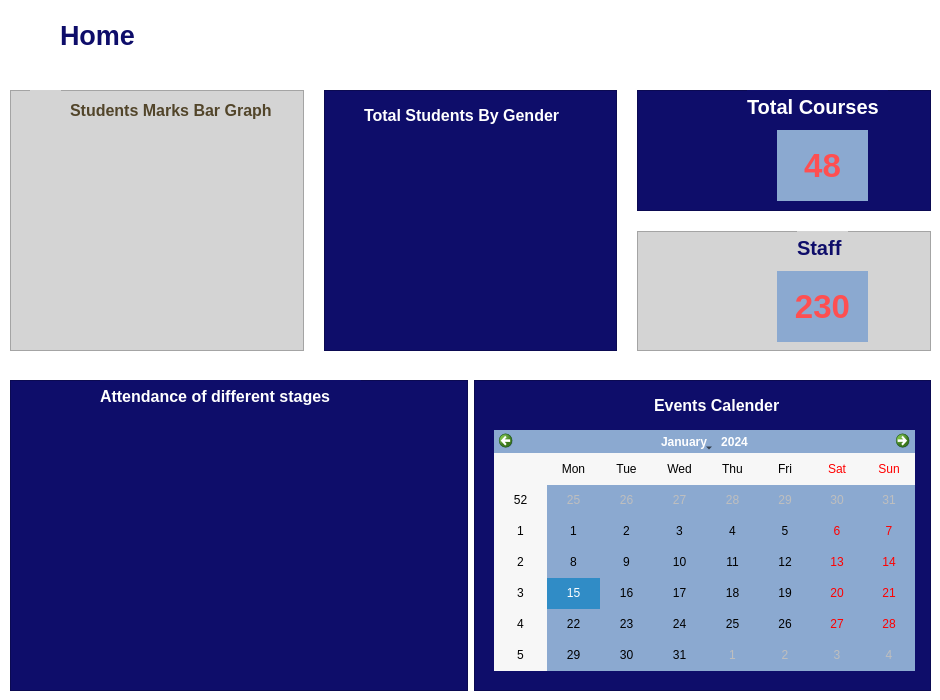
          <widget class="QWidget" name="page_0">
           <property name="styleSheet">
            <string notr="true">/*background-color: #f5f5f5;*/
background-color: rgb(255, 255, 255);</string>
           </property>
           <widget class="QLabel" name="label_8">
            <property name="geometry">
             <rect>
              <x>60</x>
              <y>10</y>
              <width>91</width>
              <height>51</height>
             </rect>
            </property>
            <property name="font">
             <font>
              <pointsize>20</pointsize>
              <weight>75</weight>
              <bold>true</bold>
             </font>
            </property>
            <property name="styleSheet">
             <string notr="true">color: rgb(14, 13, 106);</string>
            </property>
            <property name="text">
             <string>Home</string>
            </property>
           </widget>
           <widget class="QLabel" name="label_24">
            <property name="geometry">
             <rect>
              <x>20</x>
              <y>20</y>
              <width>31</width>
              <height>31</height>
             </rect>
            </property>
            <property name="text">
             <string/>
            </property>
            <property name="pixmap">
             <pixmap resource="resources.qrc">:/Icons/home (1).png</pixmap>
            </property>
            <property name="scaledContents">
             <bool>true</bool>
            </property>
           </widget>
           <widget class="QWidget" name="">
            <property name="geometry">
             <rect>
              <x>10</x>
              <y>90</y>
              <width>921</width>
              <height>261</height>
             </rect>
            </property>
            <layout class="QHBoxLayout" name="horizontalLayout_3">
             <property name="spacing">
              <number>20</number>
             </property>
             <item>
              <widget class="QFrame" name="frame_4">
               <property name="styleSheet">
                <string notr="true">background-color: rgb(212, 212, 212);</string>
               </property>
               <property name="frameShape">
                <enum>QFrame::StyledPanel</enum>
               </property>
               <property name="frameShadow">
                <enum>QFrame::Raised</enum>
               </property>
               <widget class="QLabel" name="label_16">
                <property name="geometry">
                 <rect>
                  <x>20</x>
                  <y>40</y>
                  <width>251</width>
                  <height>211</height>
                 </rect>
                </property>
                <property name="styleSheet">
                 <string notr="true"/>
                </property>
                <property name="text">
                 <string/>
                </property>
                <property name="pixmap">
                 <pixmap resource="resources.qrc">:/Icons/Untitled design5.png</pixmap>
                </property>
                <property name="scaledContents">
                 <bool>true</bool>
                </property>
               </widget>
               <widget class="QLabel" name="label_17">
                <property name="geometry">
                 <rect>
                  <x>60</x>
                  <y>10</y>
                  <width>221</width>
                  <height>21</height>
                 </rect>
                </property>
                <property name="font">
                 <font>
                  <pointsize>12</pointsize>
                  <weight>75</weight>
                  <bold>true</bold>
                 </font>
                </property>
                <property name="styleSheet">
                 <string notr="true">color: rgb(82, 69, 42);</string>
                </property>
                <property name="text">
                 <string>Students Marks Bar Graph</string>
                </property>
               </widget>
               <widget class="QLabel" name="label_21">
                <property name="geometry">
                 <rect>
                  <x>20</x>
                  <y>0</y>
                  <width>31</width>
                  <height>31</height>
                 </rect>
                </property>
                <property name="text">
                 <string/>
                </property>
                <property name="pixmap">
                 <pixmap resource="resources.qrc">:/Icons/bar-chart.png</pixmap>
                </property>
                <property name="scaledContents">
                 <bool>true</bool>
                </property>
               </widget>
               <zorder>label_17</zorder>
               <zorder>label_16</zorder>
               <zorder>label_21</zorder>
              </widget>
             </item>
             <item>
              <widget class="QFrame" name="frame_2">
               <property name="styleSheet">
                <string notr="true">/*background-color: rgb(212, 212, 212);*/ 
background-color: rgb(14, 13, 106);</string>
               </property>
               <property name="frameShape">
                <enum>QFrame::StyledPanel</enum>
               </property>
               <property name="frameShadow">
                <enum>QFrame::Raised</enum>
               </property>
               <widget class="QLabel" name="label_9">
                <property name="geometry">
                 <rect>
                  <x>40</x>
                  <y>10</y>
                  <width>221</width>
                  <height>31</height>
                 </rect>
                </property>
                <property name="font">
                 <font>
                  <pointsize>12</pointsize>
                  <weight>75</weight>
                  <bold>true</bold>
                 </font>
                </property>
                <property name="styleSheet">
                 <string notr="true">/*color: rgb(82, 69, 42);*/
color: white;
</string>
                </property>
                <property name="text">
                 <string>Total Students By Gender</string>
                </property>
               </widget>
               <widget class="QLabel" name="label_5">
                <property name="geometry">
                 <rect>
                  <x>20</x>
                  <y>40</y>
                  <width>251</width>
                  <height>201</height>
                 </rect>
                </property>
                <property name="styleSheet">
                 <string notr="true"/>
                </property>
                <property name="text">
                 <string/>
                </property>
                <property name="pixmap">
                 <pixmap resource="resources.qrc">:/Icons/Untitled design7.png</pixmap>
                </property>
                <property name="scaledContents">
                 <bool>true</bool>
                </property>
               </widget>
              </widget>
             </item>
             <item>
              <layout class="QVBoxLayout" name="verticalLayout_5">
               <item>
                <widget class="QFrame" name="frame_3">
                 <property name="styleSheet">
                  <string notr="true">/*background-color: rgb(212, 212, 212);*/
background-color: rgb(14, 13, 106);</string>
                 </property>
                 <property name="frameShape">
                  <enum>QFrame::StyledPanel</enum>
                 </property>
                 <property name="frameShadow">
                  <enum>QFrame::Plain</enum>
                 </property>
                 <property name="lineWidth">
                  <number>1</number>
                 </property>
                 <widget class="QLabel" name="label_12">
                  <property name="geometry">
                   <rect>
                    <x>110</x>
                    <y>0</y>
                    <width>141</width>
                    <height>33</height>
                   </rect>
                  </property>
                  <property name="font">
                   <font>
                    <pointsize>15</pointsize>
                    <weight>75</weight>
                    <bold>true</bold>
                   </font>
                  </property>
                  <property name="styleSheet">
                   <string notr="true">/*color: rgb(14, 13, 106);*/
color: white;</string>
                  </property>
                  <property name="frameShadow">
                   <enum>QFrame::Plain</enum>
                  </property>
                  <property name="text">
                   <string>Total Courses</string>
                  </property>
                 </widget>
                 <widget class="QLabel" name="label_14">
                  <property name="geometry">
                   <rect>
                    <x>10</x>
                    <y>20</y>
                    <width>81</width>
                    <height>81</height>
                   </rect>
                  </property>
                  <property name="font">
                   <font>
                    <pointsize>20</pointsize>
                    <weight>75</weight>
                    <bold>true</bold>
                   </font>
                  </property>
                  <property name="styleSheet">
                   <string notr="true"/>
                  </property>
                  <property name="text">
                   <string/>
                  </property>
                  <property name="pixmap">
                   <pixmap resource="resources.qrc">:/Icons/report (3).png</pixmap>
                  </property>
                  <property name="scaledContents">
                   <bool>true</bool>
                  </property>
                  <property name="alignment">
                   <set>Qt::AlignCenter</set>
                  </property>
                 </widget>
                 <widget class="QLabel" name="label_15">
                  <property name="geometry">
                   <rect>
                    <x>140</x>
                    <y>40</y>
                    <width>91</width>
                    <height>71</height>
                   </rect>
                  </property>
                  <property name="minimumSize">
                   <size>
                    <width>0</width>
                    <height>0</height>
                   </size>
                  </property>
                  <property name="maximumSize">
                   <size>
                    <width>100</width>
                    <height>100</height>
                   </size>
                  </property>
                  <property name="font">
                   <font>
                    <pointsize>25</pointsize>
                    <weight>75</weight>
                    <bold>true</bold>
                   </font>
                  </property>
                  <property name="layoutDirection">
                   <enum>Qt::LeftToRight</enum>
                  </property>
                  <property name="styleSheet">
                   <string notr="true">color:#fe4f51;
background-color: #8ba9d0;</string>
                  </property>
                  <property name="lineWidth">
                   <number>1</number>
                  </property>
                  <property name="text">
                   <string>48</string>
                  </property>
                  <property name="alignment">
                   <set>Qt::AlignCenter</set>
                  </property>
                 </widget>
                </widget>
               </item>
               <item>
                <widget class="QFrame" name="frame_5">
                 <property name="styleSheet">
                  <string notr="true">background-color: rgb(212, 212, 212);</string>
                 </property>
                 <property name="frameShape">
                  <enum>QFrame::StyledPanel</enum>
                 </property>
                 <property name="frameShadow">
                  <enum>QFrame::Plain</enum>
                 </property>
                 <property name="lineWidth">
                  <number>1</number>
                 </property>
                 <widget class="QLabel" name="label_18">
                  <property name="geometry">
                   <rect>
                    <x>160</x>
                    <y>0</y>
                    <width>51</width>
                    <height>33</height>
                   </rect>
                  </property>
                  <property name="font">
                   <font>
                    <pointsize>15</pointsize>
                    <weight>75</weight>
                    <bold>true</bold>
                   </font>
                  </property>
                  <property name="styleSheet">
                   <string notr="true">color: rgb(14, 13, 106);</string>
                  </property>
                  <property name="frameShadow">
                   <enum>QFrame::Plain</enum>
                  </property>
                  <property name="text">
                   <string>Staff</string>
                  </property>
                 </widget>
                 <widget class="QLabel" name="label_19">
                  <property name="geometry">
                   <rect>
                    <x>20</x>
                    <y>20</y>
                    <width>81</width>
                    <height>91</height>
                   </rect>
                  </property>
                  <property name="font">
                   <font>
                    <pointsize>20</pointsize>
                    <weight>75</weight>
                    <bold>true</bold>
                   </font>
                  </property>
                  <property name="styleSheet">
                   <string notr="true"/>
                  </property>
                  <property name="text">
                   <string/>
                  </property>
                  <property name="pixmap">
                   <pixmap resource="resources.qrc">:/Icons/multiple-users-silhouette.png</pixmap>
                  </property>
                  <property name="scaledContents">
                   <bool>true</bool>
                  </property>
                  <property name="alignment">
                   <set>Qt::AlignCenter</set>
                  </property>
                 </widget>
                 <widget class="QLabel" name="label_20">
                  <property name="geometry">
                   <rect>
                    <x>140</x>
                    <y>40</y>
                    <width>91</width>
                    <height>71</height>
                   </rect>
                  </property>
                  <property name="minimumSize">
                   <size>
                    <width>0</width>
                    <height>0</height>
                   </size>
                  </property>
                  <property name="maximumSize">
                   <size>
                    <width>100</width>
                    <height>100</height>
                   </size>
                  </property>
                  <property name="font">
                   <font>
                    <pointsize>25</pointsize>
                    <weight>75</weight>
                    <bold>true</bold>
                   </font>
                  </property>
                  <property name="layoutDirection">
                   <enum>Qt::LeftToRight</enum>
                  </property>
                  <property name="styleSheet">
                   <string notr="true">color:#fe4f51;
background-color: #8ba9d0;</string>
                  </property>
                  <property name="lineWidth">
                   <number>1</number>
                  </property>
                  <property name="text">
                   <string>230</string>
                  </property>
                  <property name="alignment">
                   <set>Qt::AlignCenter</set>
                  </property>
                 </widget>
                </widget>
               </item>
              </layout>
             </item>
            </layout>
           </widget>
           <widget class="QWidget" name="">
            <property name="geometry">
             <rect>
              <x>10</x>
              <y>380</y>
              <width>921</width>
              <height>311</height>
             </rect>
            </property>
            <layout class="QHBoxLayout" name="horizontalLayout_8">
             <item>
              <widget class="QFrame" name="frame_6">
               <property name="styleSheet">
                <string notr="true">/*background-color: rgb(212, 212, 212);*/
background-color: rgb(14, 13, 106);</string>
               </property>
               <property name="frameShape">
                <enum>QFrame::StyledPanel</enum>
               </property>
               <property name="frameShadow">
                <enum>QFrame::Raised</enum>
               </property>
               <widget class="QLabel" name="label_22">
                <property name="geometry">
                 <rect>
                  <x>20</x>
                  <y>40</y>
                  <width>421</width>
                  <height>251</height>
                 </rect>
                </property>
                <property name="styleSheet">
                 <string notr="true"/>
                </property>
                <property name="text">
                 <string/>
                </property>
                <property name="pixmap">
                 <pixmap resource="resources.qrc">:/Icons/Untitled design6.png</pixmap>
                </property>
                <property name="scaledContents">
                 <bool>true</bool>
                </property>
               </widget>
               <widget class="QLabel" name="label_23">
                <property name="geometry">
                 <rect>
                  <x>90</x>
                  <y>0</y>
                  <width>261</width>
                  <height>33</height>
                 </rect>
                </property>
                <property name="font">
                 <font>
                  <pointsize>12</pointsize>
                  <weight>75</weight>
                  <bold>true</bold>
                 </font>
                </property>
                <property name="styleSheet">
                 <string notr="true">/*color: rgb(14, 13, 106);*/
color: white;</string>
                </property>
                <property name="frameShadow">
                 <enum>QFrame::Plain</enum>
                </property>
                <property name="text">
                 <string>Attendance of different stages</string>
                </property>
               </widget>
              </widget>
             </item>
             <item>
              <widget class="QFrame" name="frame">
               <property name="styleSheet">
                <string notr="true">background-color: rgb(14, 13, 106);
/*background-color: rgb(212, 212, 212);*/
/*background-color: rgb(233, 233, 233);*/</string>
               </property>
               <property name="frameShape">
                <enum>QFrame::StyledPanel</enum>
               </property>
               <property name="frameShadow">
                <enum>QFrame::Raised</enum>
               </property>
               <widget class="QCalendarWidget" name="calendarWidget">
                <property name="geometry">
                 <rect>
                  <x>20</x>
                  <y>50</y>
                  <width>421</width>
                  <height>241</height>
                 </rect>
                </property>
                <property name="styleSheet">
                 <string notr="true">background-color: #8ba9d0;
</string>
                </property>
               </widget>
               <widget class="QLabel" name="label">
                <property name="geometry">
                 <rect>
                  <x>140</x>
                  <y>10</y>
                  <width>31</width>
                  <height>31</height>
                 </rect>
                </property>
                <property name="text">
                 <string/>
                </property>
                <property name="pixmap">
                 <pixmap resource="resources.qrc">:/Icons/event.png</pixmap>
                </property>
                <property name="scaledContents">
                 <bool>true</bool>
                </property>
               </widget>
               <widget class="QLabel" name="label_6">
                <property name="geometry">
                 <rect>
                  <x>180</x>
                  <y>15</y>
                  <width>141</width>
                  <height>21</height>
                 </rect>
                </property>
                <property name="font">
                 <font>
                  <pointsize>12</pointsize>
                  <weight>75</weight>
                  <bold>true</bold>
                 </font>
                </property>
                <property name="styleSheet">
                 <string notr="true">/*color: rgb(82, 69, 42);*/
color: white;</string>
                </property>
                <property name="text">
                 <string>Events Calender</string>
                </property>
               </widget>
              </widget>
             </item>
            </layout>
           </widget>
           <zorder>frame_2</zorder>
           <zorder>frame</zorder>
           <zorder>frame_3</zorder>
           <zorder>frame_5</zorder>
           <zorder>frame_6</zorder>
           <zorder>label_8</zorder>
           <zorder>label_24</zorder>
           <zorder>frame_4</zorder>
          </widget>
